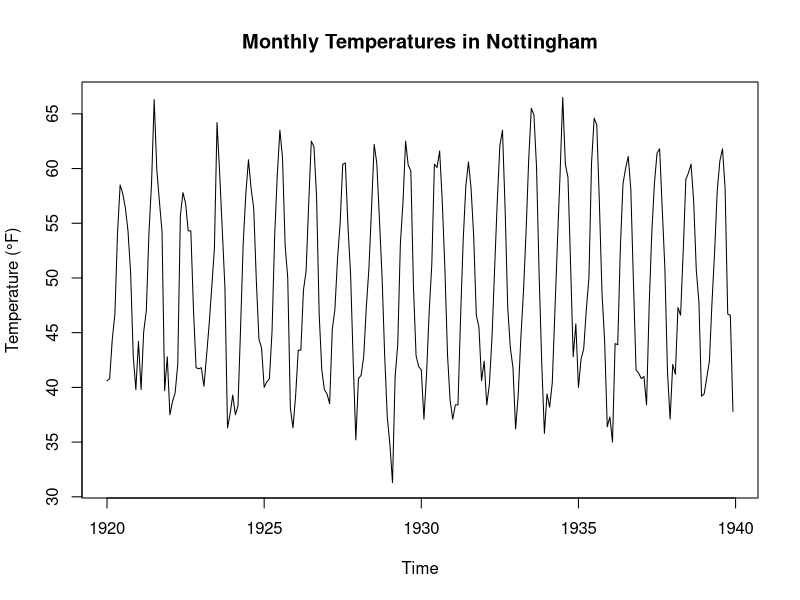
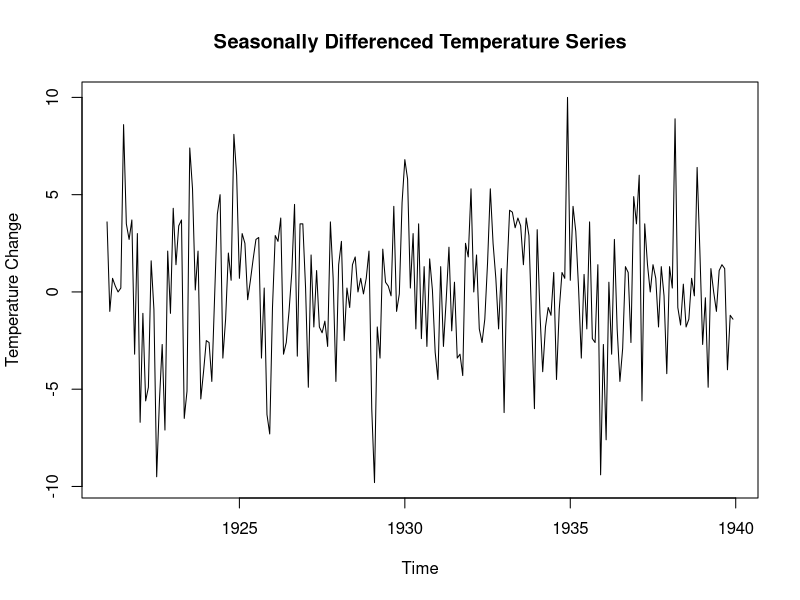
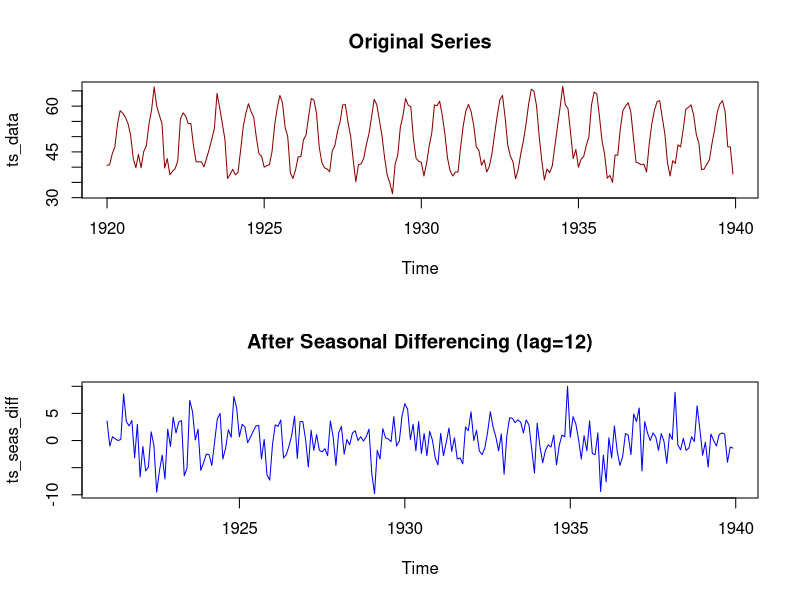
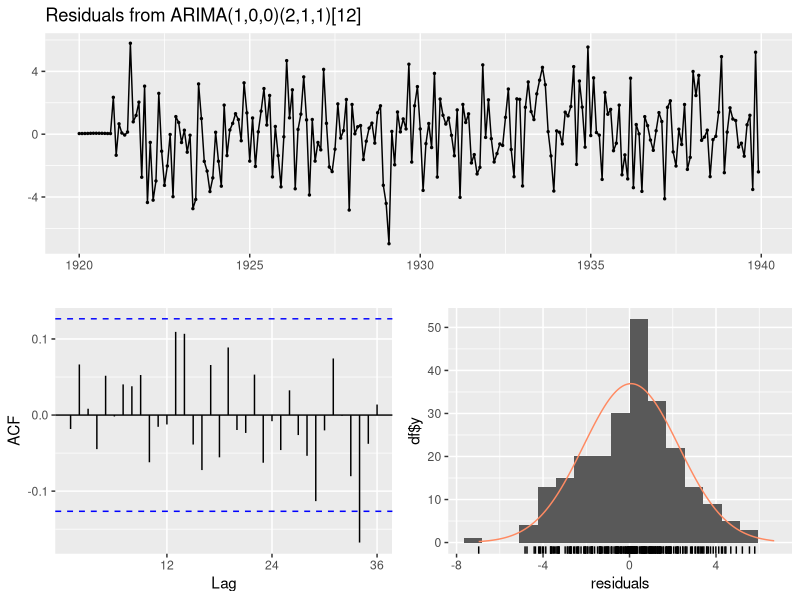
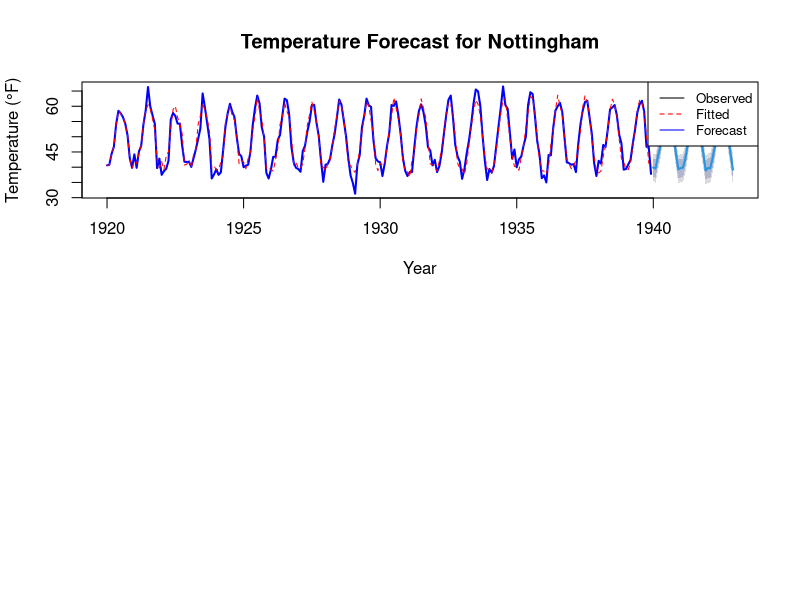

The R source for these figures, in order:
## ---- chunk 1
knitr::opts_chunk$set(message = FALSE, warning = FALSE)
library(forecast)
library(tseries)
## ---- chunk 2
data("nottem")
ts_data <- nottem
cat("Start:", start(ts_data), "\n")
cat("End:", end(ts_data), "\n")
cat("Frequency:", frequency(ts_data), "\n")
cat("Min:", min(ts_data), "Max:", max(ts_data), "\n")
plot(ts_data, main = "Monthly Temperatures in Nottingham", ylab = "Temperature (°F)")
## ---- chunk 3
cat("Missing values:", sum(is.na(ts_data)), "\n")
## ---- chunk 4
adf_test <- adf.test(ts_data)
kpss_test <- kpss.test(ts_data)
adf_test
kpss_test
## ---- chunk 5
ts_seas_diff <- diff(ts_data, lag = 12)

adf_seas <- adf.test(ts_seas_diff)
adf_seas
kpss_seas <- kpss.test(ts_seas_diff)
kpss_seas

plot(ts_seas_diff, main = "Seasonally Differenced Temperature Series", ylab = "Temperature Change")

par(mfrow = c(2,1))
plot(ts_data, main = "Original Series", col = "darkred")
plot(ts_seas_diff, main = "After Seasonal Differencing (lag=12)", col = "blue")
## ---- chunk 6
arima_model <- auto.arima(ts_data, 
                          seasonal = FALSE, 
                          stepwise = FALSE, 
                          approximation = FALSE)

sarima_model <- auto.arima(ts_data, 
                           seasonal = TRUE, 
                           stepwise = FALSE, 
                           approximation = FALSE)

print(arima_model)
print(sarima_model)

cat("ARIMA AIC:", arima_model$aic, "\n")
cat("SARIMA AIC:", sarima_model$aic, "\n")

selected_model <- sarima_model
## ---- chunk 7
checkresiduals(selected_model)

lb_test <- Box.test(residuals(selected_model), 
                    lag = 24, 
                    type = "Ljung-Box", 
                    fitdf = length(selected_model$coef))

lb_test
## ---- chunk 8
forecast_sarima <- forecast(sarima_model, h = 36)
plot(forecast_sarima,
  main = "Temperature Forecast for Nottingham",
  xlab = "Year", ylab = "Temperature (°F)",
  col = "blue", lwd = 2)
lines(fitted(sarima_model), col = "red", lty = 2)
legend("topright", legend = c("Observed", "Fitted", "Forecast"),
col = c("black", "red", "blue"), lty = c(1,2,1), cex = 0.8)
